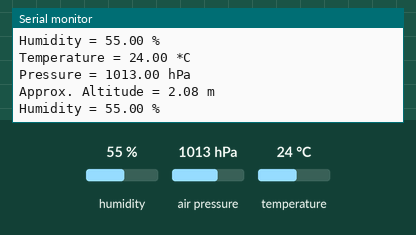
Simulated run of this sketch. Board: ESP32. Shown: the last lines printed to the serial monitor. The inputs (shaded band) are chosen by the test bench; at power-on: humidity 55 %, air pressure 1013 hPa, temperature 24 °C.

Above: at 1.7 s.
1.8 s: humidity set to 22 %
At 3.1 s:
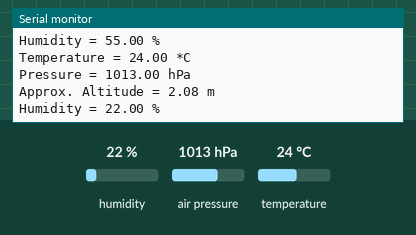
3.3 s: air pressure set to 952 hPa
At 4.1 s:
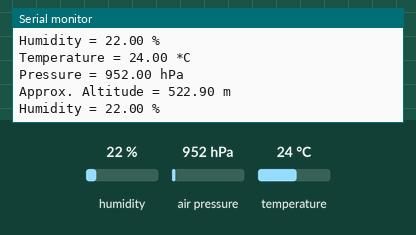

Measured:
- after the input at 1.8 s, the serial monitor: prints a new line after 0.71 s (image 1)
- after the input at 3.3 s, the serial monitor: prints a new line after 0.22 s (image 2)

The sketch:

ESP32_BME280_barometer_humidity_temperature_sensor_test.ino
```cpp
/*********
***************************************************************
  most of this code came from https://randomnerdtutorials.com
***************************************************************
changes made by luberth dijkman
For Art Thermostat, a better NEST

BME 280 Baromter Humidity and temperature sensor
ESP32 arduino ide example

// https://oshwlab.com/l.dijkman/esp32-dev-kit-38-pin-to-spi-touch-tft
// https://github.com/ldijkman/ART-ESP32-Touch-TFT-Thermostat
// http://www.Arduino.TK

i2c SDA SCL
gpio 21, gpio 22
VCC 3.3V
GND

*********/


#include <Wire.h>
#include <Adafruit_Sensor.h>  // i luberth used https://github.com/adafruit/Adafruit_Sensor
#include <Adafruit_BME280.h>  // i luberth used https://github.com/adafruit/Adafruit_BME280_Library


#define SEALEVELPRESSURE_HPA (1013.25)

Adafruit_BME280 bme; // I2C

void setup() {
  Serial.begin(115200);
  delay(500);                    // a delay here otherwise next line whas not recieved by terminal==to fast???
  Serial.println("BME280 test");

  bool status;

  // default settings
  // (you can also pass in a Wire library object like &Wire2)
  status = bme.begin(0x76);
  if (!status) {
    Serial.println("Could not find a valid BME280 sensor, check wiring!");
    while (1);
  }

  Serial.println("-- Default Test --");


  Serial.println();
}


void loop() {
  printValues();
  delay(1000);
}

void printValues() {
  Serial.print("Temperature = ");
  Serial.print(bme.readTemperature());
  Serial.println(" *C");

  // Convert temperature to Fahrenheit
  /*Serial.print("Temperature = ");
  Serial.print(1.8 * bme.readTemperature() + 32);
  Serial.println(" *F");*/

  Serial.print("Pressure = ");
  Serial.print(bme.readPressure() / 100.0F);
  Serial.println(" hPa");

  Serial.print("Approx. Altitude = ");
  Serial.print(bme.readAltitude(SEALEVELPRESSURE_HPA));
  Serial.println(" m");

  Serial.print("Humidity = ");
  Serial.print(bme.readHumidity());
  Serial.println(" %");

  Serial.println();
}
```
